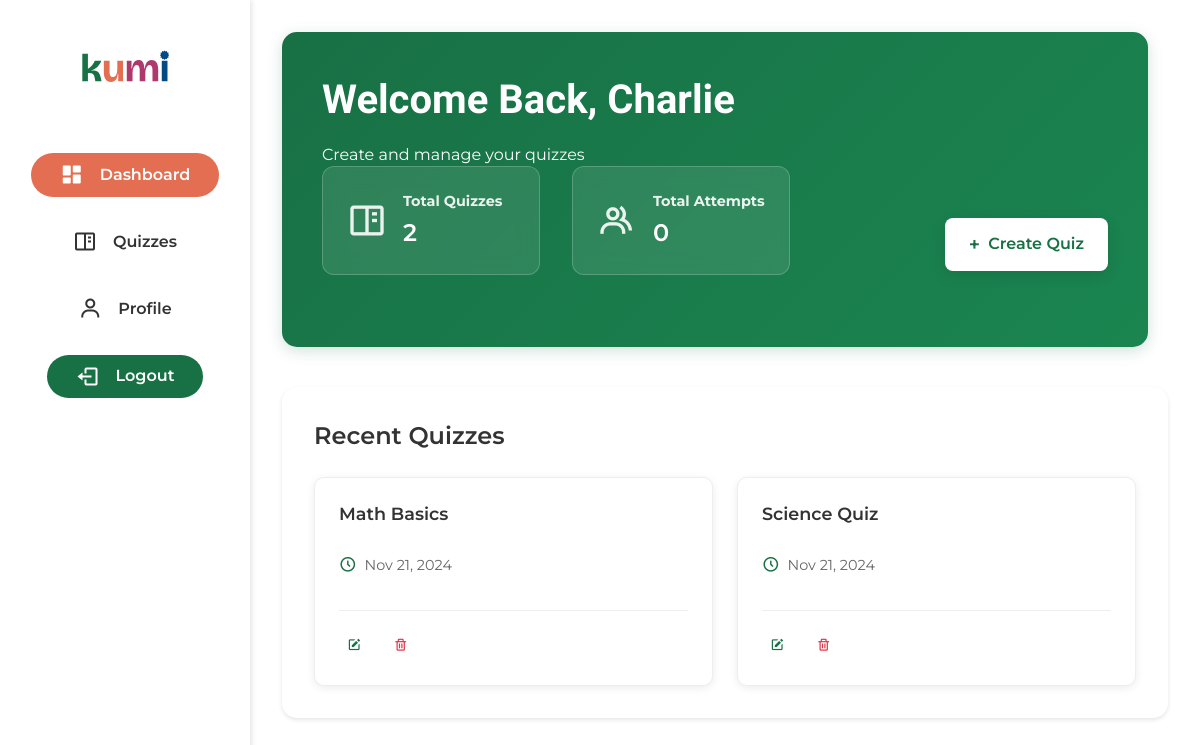
Page /view/teacher_dashboard.php (signed in) on the earlier database version.
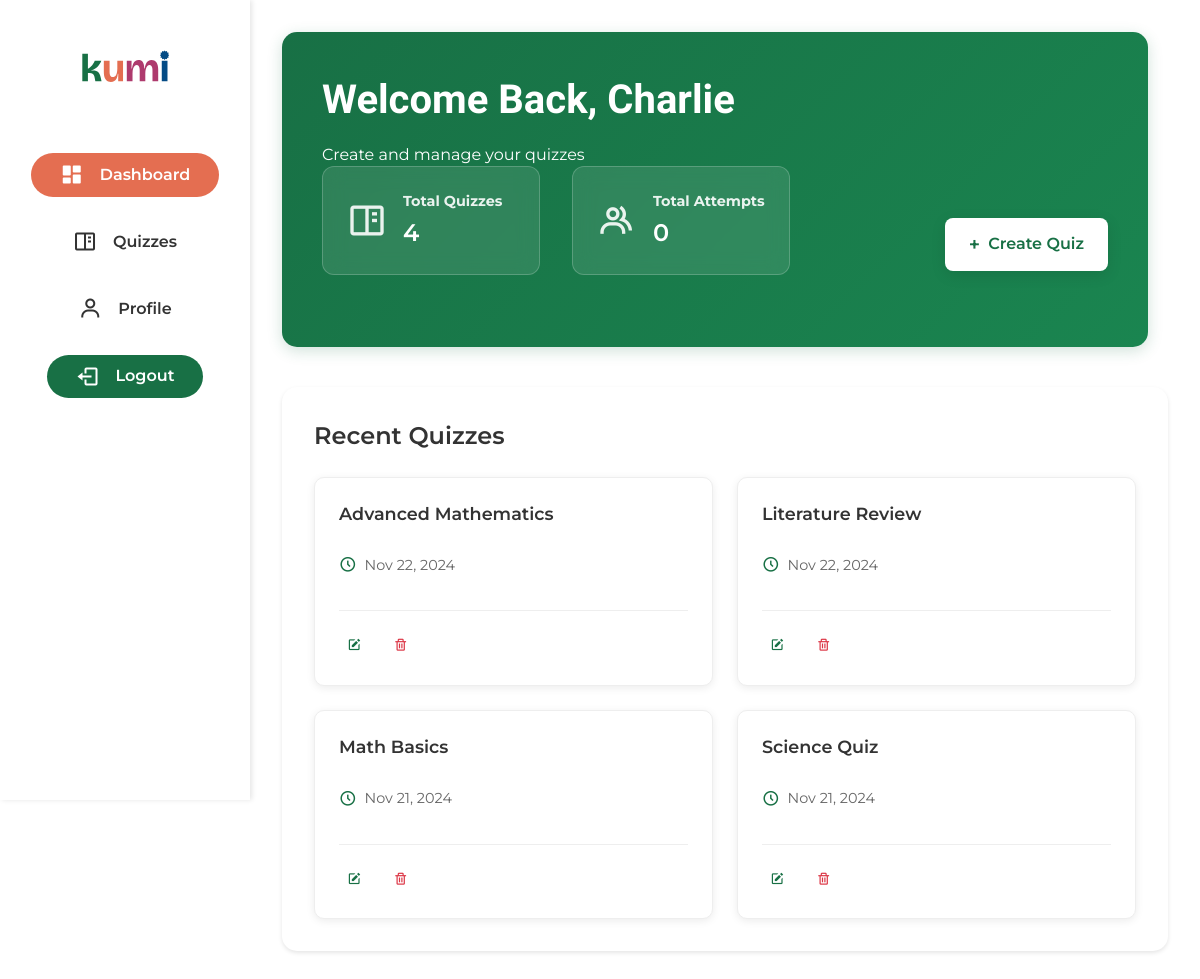
Same page on the later database version.
### tables this page shows
CREATE TABLE `Quizzes` (
  `quiz_id` int(11) NOT NULL,
  `title` varchar(255) NOT NULL,
  `description` text DEFAULT NULL,
  `created_by` int(11) NOT NULL,
  `mode` enum('individual','group','live','asynchronous') NOT NULL,
  `deadline` datetime DEFAULT NULL,
  `created_at` timestamp NOT NULL DEFAULT current_timestamp()
);

### utils/Database.php (called while the page is built, shortened)
<?php
class Database {
    private static $instance = null;
    private $connection;
    private function __construct() {
        $this->connection = new mysqli("localhost", "root", "", "kumidb");
        $this->connection->set_charset("utf8mb4");
    }
    public static function getInstance() {
        if (self::$instance === null) {
            self::$instance = new self();
        }
        return self::$instance;
    }
    public function query($sql, $params = []) {
        $stmt = $this->connection->prepare($sql);
        if (!empty($params)) {
            $types = str_repeat('s', count($params));
            $stmt->bind_param($types, ...$params);
        }
        if (!$stmt->execute()) {
            throw new Exception("Execute failed: " . $stmt->error);
        }
        $result = $stmt->get_result();
        return $result;
    }
}

### functions/quiz_functions.php (called while the page is built, shortened)
<?php
require_once '../utils/Database.php';
function getQuizzesByTeacher($teacherId) {
    try {
        $db = Database::getInstance();
        $sql = "SELECT * FROM Quizzes WHERE created_by = ? ORDER BY created_at DESC";
        $result = $db->query($sql, [$teacherId]);
        return $result->fetch_all(MYSQLI_ASSOC);
    } catch (Exception $e) {
        error_log("Error getting quizzes: " . $e->getMessage());
        return [];
    }
}

### view/teacher_dashboard.php (the view, shortened to what this page needs)
<?php
require_once '../functions/quiz_functions.php';
$currentPage = 'dashboard';
include_once '../components/sidebar.php';
$teacherId = $_SESSION['user_id'];
$quizzes = getQuizzesByTeacher($teacherId);
?>
<!DOCTYPE html>
<html lang="en">
<head>
    <link rel="stylesheet" href="../assets/css/styles.css">
    <link rel="stylesheet" href="../assets/css/teacher_dashboard.css">
    <link href='https://unpkg.com/boxicons@2.1.4/css/boxicons.min.css' rel='stylesheet'>
</head>
<body>
    <main class="dashboard">
        <section class="welcome-section">
            <h1>Welcome Back, <?= htmlspecialchars($_SESSION['first_name']) ?></h1>
            <p class="welcome-message">Create and manage your quizzes</p>
            <div class="welcome-content">
                <div class="stats-overview">
                    <div class="stat-card">
                        <i class='bx bx-book-content'></i>
                        <div class="stat-info">
                            <h3>Total Quizzes</h3>
                            <p><?= count($quizzes) ?></p>
                        </div>
                    </div>
                    <div class="stat-card">
                        <i class='bx bx-group'></i>
                        <div class="stat-info">
                            <h3>Total Attempts</h3>
                            <p><?= array_sum(array_column($quizzes, 'attempt_count')) ?></p>
                        </div>
                    </div>
                </div>
                <div class="create-quiz-button">
                    <a href="quiz.php">Create Quiz</a>
                </div>
            </div>
        </section>
        <section class="recent-quizzes">
            <h2>Recent Quizzes</h2>
            <div class="quiz-list">
                <?php foreach (array_slice($quizzes, 0, 5) as $quiz): ?>
                    <a href="quiz_results.php?id=<?= $quiz['quiz_id'] ?>" class="quiz-item">
                        <div class="quiz-info">
                            <span class="quiz-title"><?= $quiz['title'] ?></span>
                            <span class="quiz-meta">
                                <i class='bx bx-time-five'></i>
                                <?= date('M d, Y', strtotime($quiz['created_at'])) ?>
                            </span>
                        </div>
                        <div class="quiz-actions">
                            <button onclick="editQuiz(<?= $quiz['quiz_id'] ?>)" title="Edit Quiz">
                                <i class='bx bxs-edit'></i>
                            </button>
                            <button onclick="deleteQuiz(<?= $quiz['quiz_id'] ?>)" title="Delete Quiz">
                                <i class='bx bx-trash'></i>
                            </button>
                        </div>
                    </a>
                <?php endforeach; ?>
            </div>
        </section>
    </main>
</body>
</html>

### components/sidebar.php (shortened to what this page needs)
<?php
$userRole = $_SESSION['role'];
?>
<div class="sidebar">
    <div class="logo-container">
        <img src="../assets/images/KUMI_logo.svg" alt="Kumi Logo">
    </div>
    <nav class="nav-links">
        <a href="<?= $userRole ?>_dashboard.php" class="<?= $currentPage === 'dashboard' ? 'active' : '' ?>">
            <i class='bx bxs-dashboard'></i>
            <span>Dashboard</span>
        </a>
        <a href="quiz.php" class="<?= $currentPage === 'quiz' ? 'active' : '' ?>">
            <i class='bx bx-book-content'></i>
            <span>Quizzes</span>
        </a>
        <a href="profile.php" class="<?= $currentPage === 'profile' ? 'active' : '' ?>">
            <i class='bx bx-user'></i>
            <span>Profile</span>
        </a>
        <a href="#" onclick="confirmLogout(event)">
            <i class='bx bx-log-out'></i>
            <span>Logout</span>
        </a>
    </nav>
</div>

### assets/css/styles.css (style rules this page uses)
:root { --h1: 3.5rem; --h2: 3rem; --h3: 2rem; --h4: 1.5rem; --text-large: 1.4rem; --text-medium: 1.2rem; --text-small: 1rem; --color-primary: #187045; --color-secondary: #E46E51; --color-accent: #DCA05F; --color-dark: #333; --color-light: #fff; --color-bg-dark: #f5f5f5; --color-bg-light: #ffffff; --color-hover-dark: #044B85; --color-error: tomato; --shadow-light: 0 5px 15px rgba(0, 0, 0, 0.1); --shadow-dark: 0 1rem 1rem rgba(0, 0, 0, 0.25); --radius-small: 5px; --radius-large: 30px; --padding-small: 0.5rem; --padding-medium: 1rem; --padding-large: 2rem; --gutter-small: 1rem; --gutter-medium: 2rem; --gutter-large: 3rem; --gutter-x-large: 6rem; }
body { font-family: 'Montserrat', sans-serif; font-size: var(--text-medium); color: var(--text-color); background-color: var(--bg-color-primary); line-height: 1.4; }
h1 { font-size: var(--h1); }
h2 { font-size: var(--h2); }
h3 { font-size: var(--h3); }
p, a, input, button { font-size: var(--text-small); }
button, .btn-primary, .join-btn { background-color: var(--color-primary); color: var(--color-light); padding: var(--padding-medium) var(--padding-large); border-radius: var(--radius-large); transition: all 0.3s ease-in-out; }
* { margin: 0; padding: 0; box-sizing: border-box; }
body { font-family: 'Montserrat', sans-serif; background-color: var(--bg-color-primary); color: var(--text-color); overflow-x: hidden; }
nav { display: flex; justify-content: space-between; align-items: center; padding-bottom: var(--gutter-small); }

### components/sidebar.php (style rules this page uses)
.sidebar { width: 250px; height: 100vh; background-color: var(--color-light); position: fixed; left: 0; top: 0; padding: 1rem; box-shadow: 2px 0 5px rgba(0, 0, 0, 0.1); }
.logo-container { padding: 1rem; text-align: center; margin-bottom: 2rem; }
.logo-container img { width: 120px; height: auto; }
.nav-links { display: flex; flex-direction: column; gap: 0.5rem; }
.nav-links a { display: flex; align-items: center; gap: 1rem; padding: 1rem; color: var(--color-dark); text-decoration: none; border-radius: 8px; transition: all 0.3s ease; }
.nav-links a:hover, .nav-links a.active { background-color: var(--color-primary); color: var(--color-light); }
.nav-links i { font-size: 1.5rem; }

Differences in the rows shown:
added quizzes: title "Advanced Mathematics", created_at "Nov 22, 2024"
now on this page (row edited): quizzes: title "Literature Review", created_at "Nov 22, 2024"
Other differences:
count($quizzes): "2" → "4"
